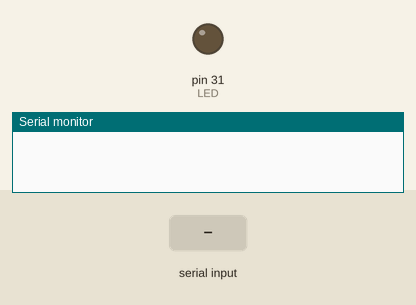
A sketch run on a simulated Arduino Mega 2560, built with avr-gcc and run on an emulated ATmega2560. Shown: output pins drawn as LEDs (lit = HIGH), the last lines printed to the serial monitor. The inputs (shaded band) are chosen by the test bench.

Above: at 1.2 s.
1.3 s: "Hi" received over Serial
At 1.9 s:
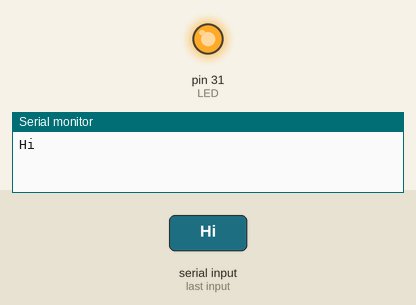
2.8 s: "1" received over Serial
At 4.2 s:
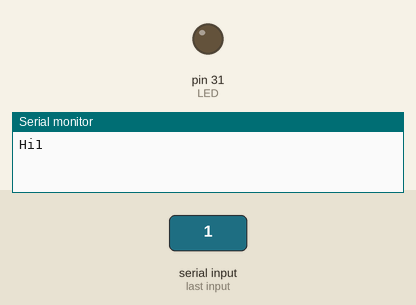
Timing chart, 0 to 5.8 s (numbered marks = the images above; inputs shaded):
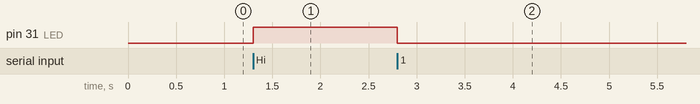

Measured:
- after the input at 1.3 s, pin 31 (LED): LOW → HIGH at once
- after the input at 2.8 s, pin 31 (LED): HIGH → LOW at once

The sketch:

PythonArduinoCommTest.ino
```cpp
#define LED 31

String x;
void setup() {
 pinMode(LED, OUTPUT);

 Serial.begin(115200);
 Serial.setTimeout(1);
}
void loop() {
 while (!Serial.available());
 x = Serial.readString();
 Serial.print(x);
 if(x == "Hi")
  {
    digitalWrite(LED,HIGH);
  }
  else
  {
    digitalWrite(LED,LOW);
  }
}
```
